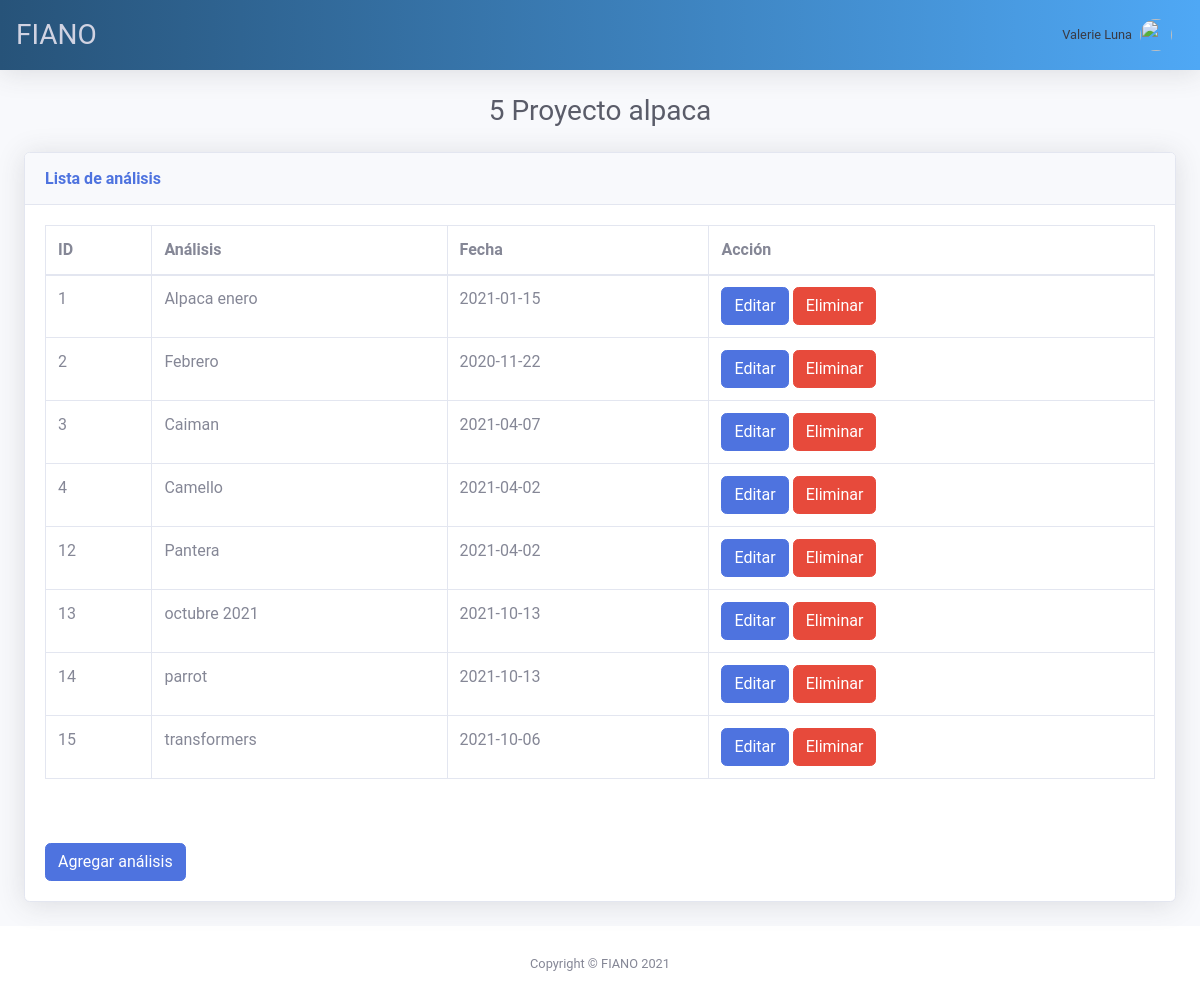
/editproject/5Proyecto alpaca, run on the app's committed database.
### tables this page shows
CREATE TABLE "Analysis" (
	"idAnalysis"	INTEGER,
	"nameanalysis"	TEXT,
	"dateanalysis"	TEXT,
	"pathfolder"	TEXT,
	PRIMARY KEY("idAnalysis" AUTOINCREMENT)
);

### main.py (the view)
@app.route("/editproject/<int:id_project><string:name_project>")
def editproject(id_project, name_project):
    with sql.connect("users.db") as con:
        cur = con.cursor()
        cur.execute("SELECT * FROM Analysis")
        data = cur.fetchall()
        return render_template("analysis.html", id_project=id_project, name_project=name_project, data=data)

### templates/analysis.html (shortened to what this page needs)
{% extends "base.html" %}
{% block content %}
<div class="container-fluid">
  <div class="d-sm-flex align-items-center justify-content-center mb-4">
    <h2 class="h3 mb-0 text-gray-800">{{ id_project }} {{ name_project }}</h2>
  </div>
  <div class="card shadow mb-4">
    <div class="card-header py-3">
      <h6 class="m-0 font-weight-bold text-primary">Lista de análisis</h6>
    </div>
    <div class="card-body">
      <div class="table-responsive">
        <table class="table table-bordered" id="dataTable">
          <thead>
          <tr>
          <th>ID</th>
          <th>Análisis</th>
          <th>Fecha</th>
          <th>Acción</th>
          </tr>
          </thead>
          <tbody>
            <tr>
              {% for row in data %}
                <tr>
                  <td>{{ row[0] }}</td>
                  <td>{{ row[1] }}</td>
                  <td>{{ row[2] }}</td>
                  <td>
                    <a class="btn btn-primary" href="{{ url_for('editanalysis', id_analysis=row[0], name_analysis=row[1]) }}">
                      Editar
                    </a>
                    <button class="btn btn-danger">Eliminar</button>
                  </td>
                </tr>
              {% endfor %}
            </tr>
          </tbody>
        </table>
        </div>
          <br><br>
            <button class="btn btn-primary" data-toggle="modal" data-target="#addAnalysisModal">Agregar análisis</button>
    </div>
  </div>
</div>
{% endblock %}

### static/css/main.css (style rules this page uses)
html, body { background: #fafafa; background-image: url("../img/imagen.png"); background-size: 100%; height: 100%; width: 100%; font-family: 'Roboto', sans-serif; }

### data on the page
Analysis: idAnalysis "1", nameanalysis "Alpaca enero", dateanalysis "2021-01-15"
Analysis: idAnalysis "2", nameanalysis "Febrero", dateanalysis "2020-11-22"
Analysis: idAnalysis "3", nameanalysis "Caiman", dateanalysis "2021-04-07"
Analysis: idAnalysis "4", nameanalysis "Camello", dateanalysis "2021-04-02"
Analysis: idAnalysis "12", nameanalysis "Pantera", dateanalysis "2021-04-02"
Analysis: idAnalysis "13", nameanalysis "octubre 2021", dateanalysis "2021-10-13"
Analysis: idAnalysis "14", nameanalysis "parrot", dateanalysis "2021-10-13"
Analysis: idAnalysis "15", nameanalysis "transformers", dateanalysis "2021-10-06"

### other printed values
{{ id_project }} "5"
{{ name_project }} "Proyecto alpaca"
